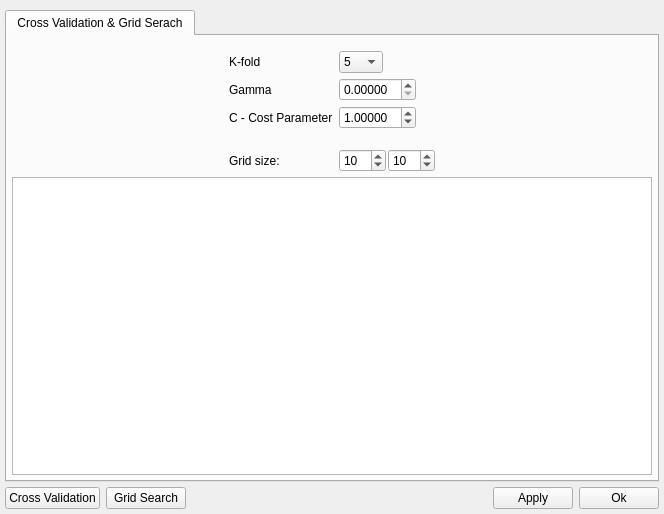
<?xml version="1.0" encoding="UTF-8"?>
<ui version="4.0">
 <class>Form</class>
 <widget class="QWidget" name="Form">
  <property name="geometry">
   <rect>
    <x>0</x>
    <y>0</y>
    <width>664</width>
    <height>514</height>
   </rect>
  </property>
  <property name="windowTitle">
   <string>Cross Validation &amp; Grid Search</string>
  </property>
  <property name="windowIcon">
   <iconset resource="../../qrc/cat_rc.qrc">
    <normaloff>:/annotationtool.svg</normaloff>:/annotationtool.svg</iconset>
  </property>
  <layout class="QGridLayout" name="gridLayout_2">
   <property name="leftMargin">
    <number>5</number>
   </property>
   <property name="topMargin">
    <number>10</number>
   </property>
   <property name="rightMargin">
    <number>5</number>
   </property>
   <property name="bottomMargin">
    <number>5</number>
   </property>
   <property name="verticalSpacing">
    <number>5</number>
   </property>
   <item row="0" column="0">
    <widget class="QTabWidget" name="tabWidget">
     <property name="currentIndex">
      <number>0</number>
     </property>
     <widget class="QWidget" name="paramTab">
      <attribute name="title">
       <string>Cross Validation &amp;&amp; Grid Serach</string>
      </attribute>
      <layout class="QVBoxLayout" name="verticalLayout">
       <property name="spacing">
        <number>0</number>
       </property>
       <property name="margin">
        <number>5</number>
       </property>
       <item>
        <layout class="QHBoxLayout" name="hbox3">
         <item>
          <spacer name="hspacer2">
           <property name="orientation">
            <enum>Qt::Horizontal</enum>
           </property>
           <property name="sizeHint" stdset="0">
            <size>
             <width>40</width>
             <height>20</height>
            </size>
           </property>
          </spacer>
         </item>
         <item>
          <widget class="QFrame" name="frame">
           <property name="sizePolicy">
            <sizepolicy hsizetype="Preferred" vsizetype="Maximum">
             <horstretch>0</horstretch>
             <verstretch>0</verstretch>
            </sizepolicy>
           </property>
           <layout class="QFormLayout" name="formLayout">
            <property name="fieldGrowthPolicy">
             <enum>QFormLayout::FieldsStayAtSizeHint</enum>
            </property>
            <property name="horizontalSpacing">
             <number>6</number>
            </property>
            <property name="verticalSpacing">
             <number>5</number>
            </property>
            <property name="margin">
             <number>5</number>
            </property>
            <item row="0" column="0">
             <layout class="QHBoxLayout" name="hbox1"/>
            </item>
            <item row="1" column="0">
             <widget class="QLabel" name="label">
              <property name="toolTip">
               <string>&lt;html&gt;&lt;head/&gt;&lt;body&gt;&lt;p&gt;&lt;span style=&quot; font-size:12pt;&quot;&gt;K-fold (stratified)&lt;/span&gt;&lt;/p&gt;&lt;/body&gt;&lt;/html&gt;</string>
              </property>
              <property name="text">
               <string>K-fold</string>
              </property>
             </widget>
            </item>
            <item row="1" column="1">
             <widget class="QComboBox" name="fold">
              <item>
               <property name="text">
                <string>5</string>
               </property>
              </item>
              <item>
               <property name="text">
                <string>10</string>
               </property>
              </item>
             </widget>
            </item>
            <item row="2" column="0">
             <widget class="QLabel" name="gamm_label">
              <property name="toolTip">
               <string>&lt;html&gt;&lt;head/&gt;&lt;body&gt;&lt;p&gt;&lt;span style=&quot; font-size:12pt;&quot;&gt;Kernel parameter: using a RBF-kernel i.e. EXP(gamma*||x-x'||&lt;/span&gt;&lt;span style=&quot; font-size:12pt; vertical-align:super;&quot;&gt;2&lt;/span&gt;&lt;span style=&quot; font-size:12pt; vertical-align:sub;&quot;&gt;2&lt;/span&gt;&lt;span style=&quot; font-size:12pt;&quot;&gt;) and gamma = 1/(2*sigma)&lt;/span&gt;&lt;span style=&quot; font-size:12pt; vertical-align:super;&quot;&gt;2&lt;/span&gt;&lt;/p&gt;&lt;p&gt;&lt;span style=&quot; font-size:12pt;&quot;&gt;Small gamma means large influence of a single support vector and vice versa.&lt;/span&gt;&lt;/p&gt;&lt;p&gt;&lt;br/&gt;&lt;/p&gt;&lt;p&gt;&lt;br/&gt;&lt;/p&gt;&lt;/body&gt;&lt;/html&gt;</string>
              </property>
              <property name="text">
               <string>Gamma</string>
              </property>
             </widget>
            </item>
            <item row="2" column="1">
             <widget class="QDoubleSpinBox" name="gamma">
              <property name="decimals">
               <number>5</number>
              </property>
             </widget>
            </item>
            <item row="3" column="0">
             <widget class="QLabel" name="c_label">
              <property name="toolTip">
               <string>&lt;!DOCTYPE HTML PUBLIC &quot;-//W3C//DTD HTML 4.0//EN&quot; &quot;http://www.w3.org/TR/REC-html40/strict.dtd&quot;&gt;
&lt;html&gt;&lt;head&gt;&lt;meta name=&quot;qrichtext&quot; content=&quot;1&quot; /&gt;&lt;style type=&quot;text/css&quot;&gt;
p, li { white-space: pre-wrap; }
&lt;/style&gt;&lt;/head&gt;&lt;body style=&quot; font-family:'Lucida Grande'; font-size:13pt; font-weight:400; font-style:normal;&quot;&gt;
&lt;p style=&quot; margin-top:12px; margin-bottom:12px; margin-left:0px; margin-right:0px; -qt-block-indent:0; text-indent:0px;&quot;&gt;&lt;span style=&quot; font-family:'Sans Serif'; font-size:12pt; font-weight:600; font-style:italic;&quot;&gt;C&lt;/span&gt;&lt;span style=&quot; font-family:'Sans Serif'; font-size:12pt;&quot;&gt; - regularisation or cost parameter&lt;/span&gt;&lt;/p&gt;
&lt;p style=&quot; margin-top:12px; margin-bottom:12px; margin-left:0px; margin-right:0px; -qt-block-indent:0; text-indent:0px;&quot;&gt;&lt;span style=&quot; font-family:'Sans Serif'; font-size:12pt;&quot;&gt;A smaller &lt;/span&gt;&lt;span style=&quot; font-family:'Sans Serif'; font-size:12pt; font-weight:600; font-style:italic;&quot;&gt;C&lt;/span&gt;&lt;span style=&quot; font-family:'Sans Serif'; font-size:12pt;&quot;&gt; means a larger &lt;/span&gt;&lt;span style=&quot; font-family:'Sans Serif'; font-size:12pt; font-style:italic;&quot;&gt;margin&lt;/span&gt;&lt;span style=&quot; font-family:'Sans Serif'; font-size:12pt;&quot;&gt; of the &lt;/span&gt;&lt;span style=&quot; font-family:'Sans Serif'; font-size:12pt; font-style:italic;&quot;&gt;SVM&lt;/span&gt;&lt;span style=&quot; font-family:'Sans Serif'; font-size:12pt;&quot;&gt; and a larger number of support vectors,&lt;/span&gt;&lt;/p&gt;&lt;/body&gt;&lt;/html&gt;</string>
              </property>
              <property name="text">
               <string>C - Cost Parameter</string>
              </property>
             </widget>
            </item>
            <item row="3" column="1">
             <widget class="QDoubleSpinBox" name="regConst">
              <property name="autoFillBackground">
               <bool>false</bool>
              </property>
              <property name="decimals">
               <number>5</number>
              </property>
              <property name="value">
               <double>1.000000000000000</double>
              </property>
             </widget>
            </item>
            <item row="5" column="0">
             <widget class="QLabel" name="grid_label">
              <property name="toolTip">
               <string>&lt;html&gt;&lt;head/&gt;&lt;body&gt;&lt;p&gt;Grid search is performed on a logarithmic grid. This parameters defined the number of grid points per axes.&lt;/p&gt;&lt;p&gt;Search range 10&lt;span style=&quot; vertical-align:super;&quot;&gt;-3&lt;/span&gt; to 10&lt;span style=&quot; vertical-align:super;&quot;&gt;3&lt;/span&gt; for C and 10&lt;span style=&quot; vertical-align:super;&quot;&gt;-5&lt;/span&gt; to 10&lt;span style=&quot; vertical-align:super;&quot;&gt;2&lt;/span&gt; for gamma.&lt;/p&gt;&lt;/body&gt;&lt;/html&gt;</string>
              </property>
              <property name="text">
               <string>Grid size:</string>
              </property>
             </widget>
            </item>
            <item row="5" column="1">
             <layout class="QHBoxLayout" name="hbox2">
              <item>
               <widget class="QSpinBox" name="grid_C">
                <property name="maximum">
                 <number>666</number>
                </property>
                <property name="value">
                 <number>10</number>
                </property>
               </widget>
              </item>
              <item>
               <widget class="QSpinBox" name="grid_gamma">
                <property name="maximum">
                 <number>666</number>
                </property>
                <property name="value">
                 <number>10</number>
                </property>
               </widget>
              </item>
             </layout>
            </item>
            <item row="4" column="1">
             <spacer name="vspacer">
              <property name="orientation">
               <enum>Qt::Vertical</enum>
              </property>
              <property name="sizeHint" stdset="0">
               <size>
                <width>20</width>
                <height>10</height>
               </size>
              </property>
             </spacer>
            </item>
           </layout>
          </widget>
         </item>
         <item>
          <spacer name="hspacer1">
           <property name="orientation">
            <enum>Qt::Horizontal</enum>
           </property>
           <property name="sizeHint" stdset="0">
            <size>
             <width>40</width>
             <height>20</height>
            </size>
           </property>
          </spacer>
         </item>
        </layout>
       </item>
       <item>
        <widget class="QTextEdit" name="output">
         <property name="sizePolicy">
          <sizepolicy hsizetype="Expanding" vsizetype="MinimumExpanding">
           <horstretch>0</horstretch>
           <verstretch>0</verstretch>
          </sizepolicy>
         </property>
         <property name="textInteractionFlags">
          <set>Qt::TextEditorInteraction</set>
         </property>
        </widget>
       </item>
      </layout>
     </widget>
    </widget>
   </item>
   <item row="1" column="0">
    <layout class="QHBoxLayout" name="hbox5">
     <property name="spacing">
      <number>6</number>
     </property>
     <property name="bottomMargin">
      <number>0</number>
     </property>
     <item>
      <widget class="QPushButton" name="crossValBtn">
       <property name="text">
        <string>Cross Validation</string>
       </property>
      </widget>
     </item>
     <item>
      <widget class="QPushButton" name="gridSearchBtn">
       <property name="text">
        <string>Grid Search</string>
       </property>
      </widget>
     </item>
     <item>
      <spacer name="hspacer">
       <property name="orientation">
        <enum>Qt::Horizontal</enum>
       </property>
       <property name="sizeHint" stdset="0">
        <size>
         <width>40</width>
         <height>20</height>
        </size>
       </property>
      </spacer>
     </item>
     <item>
      <widget class="QPushButton" name="applyBtn">
       <property name="text">
        <string>Apply</string>
       </property>
      </widget>
     </item>
     <item>
      <widget class="QPushButton" name="okBtn">
       <property name="text">
        <string>Ok</string>
       </property>
      </widget>
     </item>
    </layout>
   </item>
  </layout>
 </widget>
 <layoutdefault spacing="2" margin="5"/>
 <tabstops>
  <tabstop>applyBtn</tabstop>
  <tabstop>okBtn</tabstop>
  <tabstop>crossValBtn</tabstop>
  <tabstop>gridSearchBtn</tabstop>
  <tabstop>output</tabstop>
  <tabstop>grid_C</tabstop>
  <tabstop>grid_gamma</tabstop>
  <tabstop>regConst</tabstop>
  <tabstop>gamma</tabstop>
  <tabstop>fold</tabstop>
  <tabstop>tabWidget</tabstop>
 </tabstops>
 <resources>
  <include location="../../qrc/cat_rc.qrc"/>
 </resources>
 <connections/>
</ui>
